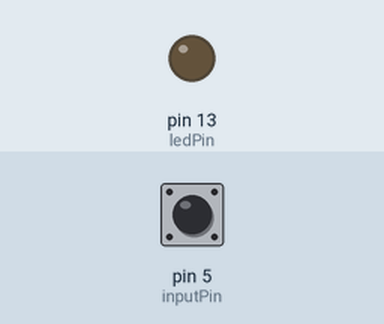
Recording of a sketch running on a simulated Arduino Uno, built with avr-gcc and run on an emulated ATmega328P. Shown: output pins drawn as LEDs (lit = HIGH). Inputs (shaded band) come from the test bench; at power-on: pin 5 (inputPin) HIGH.

Above: at 1.2 s.
1.3 s: pin 5 (inputPin) pulled LOW for 0.15 s
At 1.7 s:
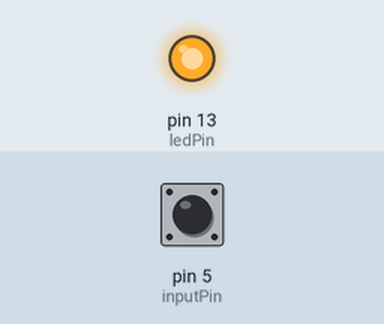
2.9 s: pin 5 (inputPin) pulled LOW for 1 s
At 4.1 s:
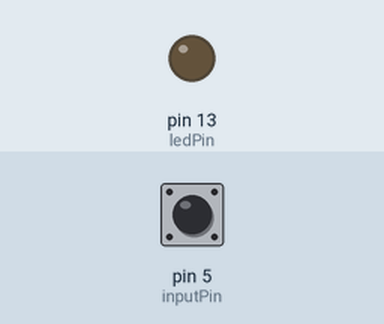
5.4 s: pin 5 (inputPin) pulled LOW for 3.2 s
At 6.0 s:
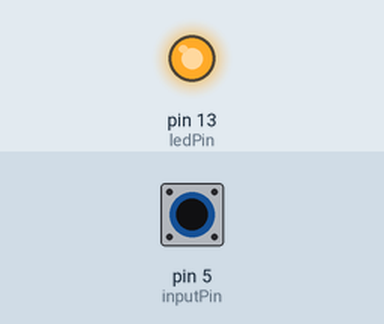
Timing chart, 0 to 8.4 s (numbered marks = the images above; inputs shaded):
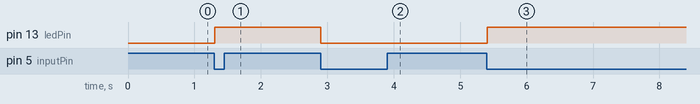

Measured:
- after the input at 1.3 s, pin 13 (ledPin): LOW → HIGH at once
- after the input at 2.9 s, pin 13 (ledPin): HIGH → LOW at once
- after the input at 5.4 s, pin 13 (ledPin): LOW → HIGH at once

The sketch:

sketch_06_07.pde
```cpp
//sketch 06-07

#include <Bounce.h>

int inputPin = 5;
int ledPin = 13;

int ledValue = LOW;
Bounce bouncer = Bounce(inputPin, 5);

void setup()
{
  pinMode(inputPin, INPUT);
  digitalWrite(inputPin, HIGH);
  pinMode(ledPin, OUTPUT);
}

void loop()
{
   if (bouncer.update() && bouncer.read() == LOW)
   {
       ledValue = ! ledValue;
       digitalWrite(ledPin, ledValue);
   }
}
```
